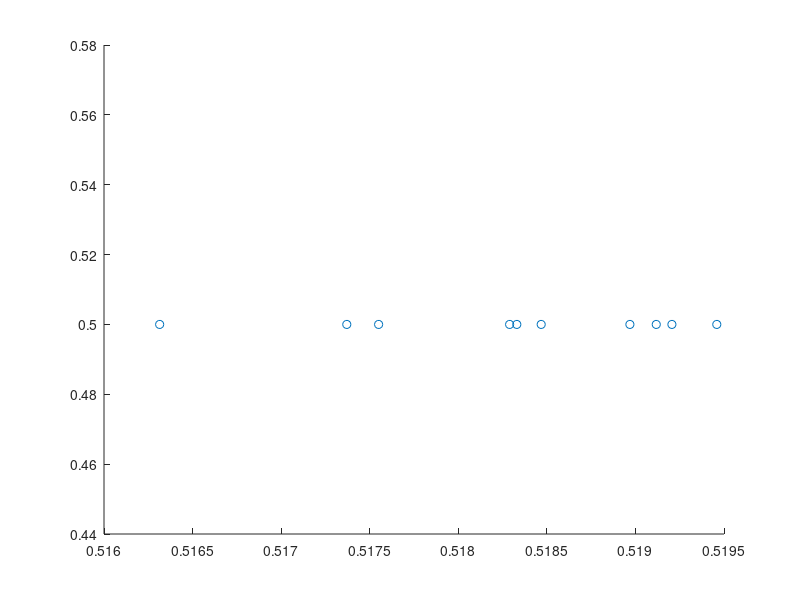
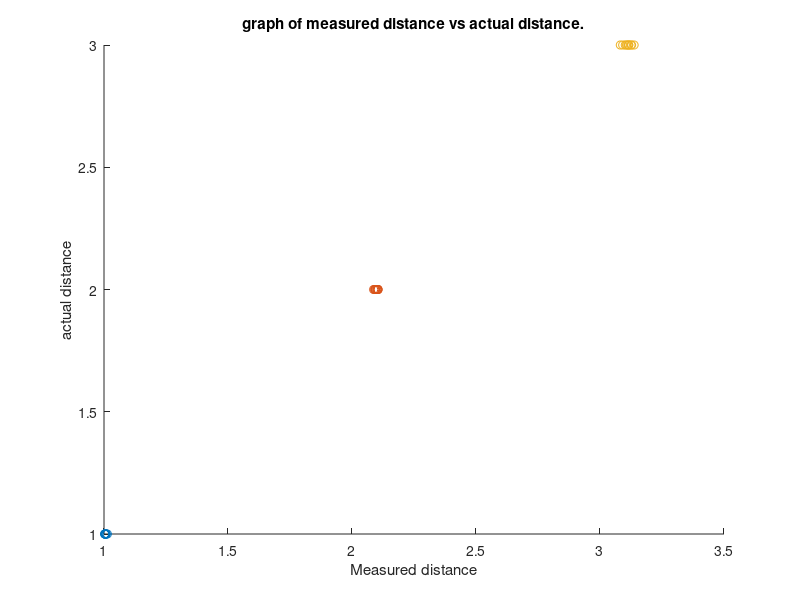

Write MATLAB code to recreate these figures, in order. (Note: this script raises an error after producing the figures.)
clc, clear all, close all

% loading the data of the sensor measurements.

xrel_point5 = load('x_relsave_1by2.mat');
xrel_one_m = load('x_relsave_1m.mat');
xrel_two_m = load('x_relsave_2m.mat');
xrel_three_m = load('x_relsave_3m.mat');

x_rel_meas = [0.5, 1, 2, 3]; % actual distance
x_reel_actualpt5 = 0.5 * ones(1, 10);
x_reel_actualone_m = ones(1, 10);
x_reel_actualtwo_m = 2*ones(1, 10);
x_reel_actualthree_m = 3*ones(1, 10);
% concatenate measured values into matrix:
x_measure_val = [xrel_point5.x_rel_save(1:10), xrel_one_m.x_rel_save(1:10), xrel_two_m.x_rel_save(1:10), xrel_three_m.x_rel_save(1:10)];
% concatenating the actual and measured values of the distance.
x_plot_val = [x_rel_meas; x_measure_val];

figure(1)
scatter(x_measure_val(1:10,1)', x_reel_actualpt5)
figure()
hold on

scatter(x_measure_val(1:10,2)', x_reel_actualone_m)
scatter(x_measure_val(1:10,3)', x_reel_actualtwo_m)
scatter(x_measure_val(1:10,4)', x_reel_actualthree_m)
xlabel('Measured distance')
ylabel('actual distance')
title('graph of measured distance vs actual distance.')

hold off

%% calculating teh frequency of the measurement to calculate the sensor noise.

Y = round(xrel_point5.x_rel_save,3);
a = unique(Y);
out = [a,histc(Y(:),a)];
data = Y;
gauss_fit_data = fitdist(data,'Normal');
x_pt5m = [0.5130:.0001: 0.5234];
gauss_fit = normpdf(x_pt5m, 0.518222, 0.00130859);
% x_onem = [0.9969:.0001: 1.0161];
% gauss_fit = normpdf(x_onem, 1.00651, 0.00320917);
%% Conclusion add sigma value 3 percent of the mean measurement.
figure()
hold on
bar(out(:, 1), out(:,end));
plot(x_pt5m,gauss_fit)
